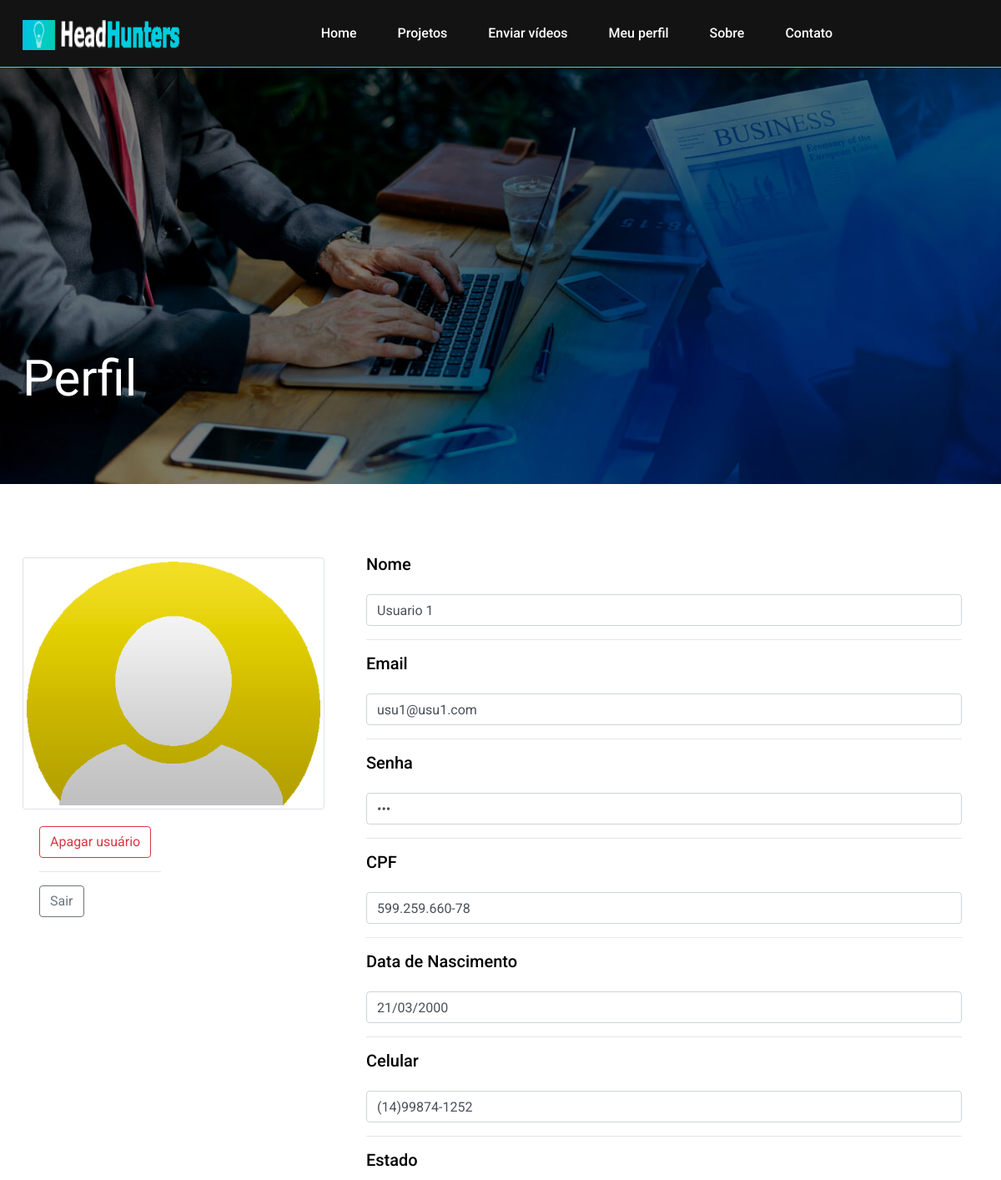
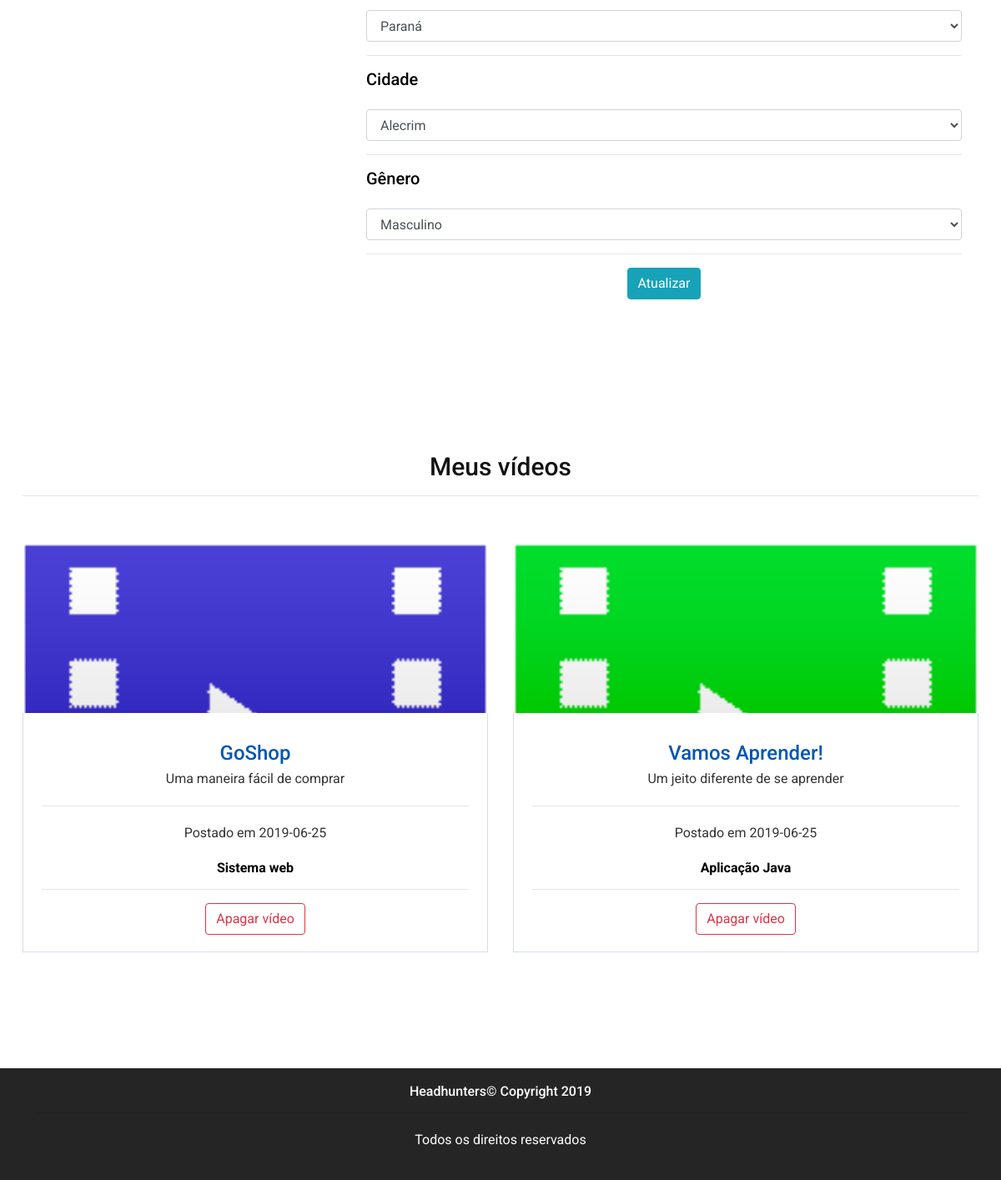
The page /headhuntersOficial/pags_usu/Perfil_usu.php (signed in) on the database its author committed (2 pictures, top to bottom).
### tables this page shows
CREATE TABLE `cliente` (
  `cli_id` int(11) NOT NULL,
  `cli_nome` varchar(255) NOT NULL,
  `cli_email` varchar(255) NOT NULL,
  `cli_senha` varchar(255) NOT NULL,
  `cli_cpf` char(15) NOT NULL,
  `cli_data_nasc` date NOT NULL,
  `cli_celular` char(14) NOT NULL,
  `cli_id_estado` varchar(255) NOT NULL,
  `cli_id_cidade` varchar(255) NOT NULL,
  `cli_id_genero` varchar(45) NOT NULL,
  `cli_img` varchar(255) NOT NULL
);

CREATE TABLE `estado` (
  `est_id` int(11) NOT NULL,
  `est_uf` varchar(45) NOT NULL,
  `est_sigla` char(2) NOT NULL
);

CREATE TABLE `genero` (
  `sexo_id` int(11) NOT NULL,
  `sexo_opcao` varchar(45) DEFAULT NULL
);

CREATE TABLE `categoria` (
  `cat_id` int(11) NOT NULL,
  `cat_nome` varchar(45) NOT NULL
);

CREATE TABLE `video` (
  `vid_id` int(11) NOT NULL,
  `vid_titulo` varchar(255) NOT NULL,
  `vid_subtit` varchar(45) NOT NULL,
  `vid_escola` varchar(255) NOT NULL,
  `vid_orientador` varchar(255) NOT NULL,
  `vid_cat_id` int(11) NOT NULL,
  `vid_equipe` longtext NOT NULL,
  `vid_descricao` longtext NOT NULL,
  `vid_cli_id` int(11) NOT NULL,
  `vid_dataenvio` date NOT NULL,
  `vid_linkyt` varchar(255) NOT NULL,
  `vid_imagem` longtext NOT NULL
);

### headhuntersOficial/pags_usu/Perfil_usu.php (the view, shortened to what this page needs)
<?php
include_once '../php/conexao2.php';
if (!isset($_SESSION['Login_usu_id'])) {
    echo "<script>window.location=\"../pags/Login_usu.php\";</script>";
} else {
    $sth2 = $pdo->prepare('select * from cliente where cli_id = :session');
    $sth2->bindValue(":session", $_SESSION['Login_usu_id']['cli_id']);
    $sth2->execute();
    $linha = $sth2->fetch(PDO::FETCH_ASSOC);
    extract($linha);
    $idEstado = $linha['cli_id_estado'];
    $idCidade = $linha['cli_id_cidade'];
    $idGenero = $linha['cli_id_genero'];
    $data = $linha['cli_data_nasc'];
    $id_usu = $linha['cli_id'];
    $resultado = $pdo->query("SELECT * FROM video WHERE vid_cli_id = " . $id_usu);
    $data = implode("/", array_reverse(explode("-", $data)));
    $sth3 = $pdo->prepare("select * from estado where est_id = '$idEstado'");
    $sth3->execute();
    $estado_usu = $sth3->fetch(PDO::FETCH_ASSOC);
    extract($estado_usu);
    $sth4 = $pdo->prepare("select * from cidade where cid_id = '$idCidade'");
    $sth4->execute();
    $cidade_usu = $sth4->fetch(PDO::FETCH_ASSOC);
    extract($cidade_usu);
    $sth5 = $pdo->prepare("select * from genero where sexo_id = '$idGenero'");
    $sth5->execute();
    $genero_usu = $sth5->fetch(PDO::FETCH_ASSOC);
    extract($genero_usu);
    ?>
    <!DOCTYPE html>
    <html lang="pt-br">
        <head>
            <link rel="stylesheet" href="../css/bootstrap.min.css" />
            <link rel="stylesheet" href="../css/font-awesome.min.css" />
            <link rel="stylesheet" href="../css/owl.carousel.css" />
            <link rel="stylesheet" href="../css/style.css" />
            <link rel="stylesheet" href="../css/animate.css" />
        </head>
        <body>
            <header class="header-section">
                <div class="container">
                    <a class="site-logo" href="index.php">
                        <img src="../img/logo.png" alt="" width="190" height="36">
                    </a>
                    <nav class="main-menu">
                        <ul>
                            <li><a href="index.php">Home</a></li>
                            <li><a href="projetos.php">Projetos</a></li>
                            <li><a href="upload.php">Enviar vídeos</a></li>
                            <li><a href="perfil_usu.php">Meu perfil</a></li>
                            <li><a href="sobre.php">Sobre</a></li>
                            <li><a href="contato.php">Contato</a></li>
                        </ul>
                    </nav>
                </div>
            </header>
            <section class="page-info-section set-bg" data-setbg="../img/slider-1.jpg">
                <div class="pi-content">
                    <div class="container">
                        <div class="row">
                            <div class="col-xl-5 col-lg-6 text-white">
                                <h2>Perfil</h2>
                            </div>
                        </div>
                    </div>
                </div>
            </section>
            <br>
            <section class="page-section recent-game-page spad">
                <div class="container">
                    <div class="row">
                        <div class="col-lg-4">
                            <br>
                            <img class="card-img-top img-fluid img-thumbnail" src="../img/users/<?= $linha['cli_img'] ?>" alt="Card image cap">
                            <br>
                            <div class="card-body">
                                <section class="row">
                                    <div class="col-6 text-left">
                                        <a href="?go=apagar" onClick= "return confirm('Você deseja apagar sua conta?')"><button type="button" class="btn btn-outline-danger">Apagar usuário</button></a>
                                        <hr>
                                        <a href="?go=sair" onClick= "return confirm('Você deseja sair?')"><button type="button" class="btn btn-outline-secondary">Sair</button></a>
                                    </div>
                                </section>
                            </div>
                        </div>
                        <div class="col-lg-8">
                            <div class="recent-game-item card-body">
                                <form action="../php/updateUsuario.php" method="post" name="Update_usu" >
                                    <div class="group">
                                        <h5 style="color: #000000">Nome</h5>
                                        <input id="nome" name="cli_nome" class="form-control" type="text" pattern="[a-zA-Z0-9\s]+$" size="40" value="<?= $linha['cli_nome'] ?>" required>
                                    </div>
                                    <hr>
                                    <div class="group">
                                        <h5 style="color: #000000">Email</h5>
                                        <input  id="email" name="cli_email" class="form-control" type="email" value="<?= $linha['cli_email'] ?>" pattern="[a-z0-9._%+-]+@[a-z0-9.-]+\.[a-z]{2,4}$"  maxlength="45"   required>
                                    </div>
                                    <hr>
                                    <div class="group">
                                        <h5 style="color: #000000">Senha</h5>
                                        <input  name="cli_senha" type="password" class="form-control" value="<?= $linha['cli_senha'] ?>" maxlength="45"   required>
                                    </div>
                                    <hr>
                                    <div class="group">
                                        <h5 style="color: #000000">CPF</h5>
                                        <input id="cpf" name="cli_cpf" type="text"  class="form-control" maxlength="14" value="<?= $linha['cli_cpf'] ?>"  pattern="\d{3}\.\d{3}\.\d{3}-\d{2}" required>
                                    </div>
                                    <hr>
                                    <div class="group">
                                        <h5 style="color: #000000">Data de Nascimento</h5>
                                        <input id="data_nasc" name="cli_data_nasc" class="form-control" type="text" maxlength="10" value="<?= $data ?>" pattern="[0-9]{2}\/[0-9]{2}\/[0-9]{4}$" required>
                                    </div>
                                    <hr>
                                    <div class="group">
                                        <h5 style="color: #000000">Celular</h5>
                                        <input id="celular" name="cli_celular" class="form-control" type="text" value="<?= $linha['cli_celular'] ?>"  maxlength="16" required>
                                    </div>
                                    <hr>
                                    <div class="group">
                                        <h5 style="color: #000000">Estado</h5>
                                        <select class="form-control"  id="estado" name="cli_id_estado"  >
                                            <option value="<?= $estado_usu['est_id'] ?>" ><?= $estado_usu['est_uf'] ?> </option>
                                        </select>
                                    </div>
                                    <hr>
                                    <h5 style="color: #000000">Cidade</h5>
                                    <div class="group">
                                        <select class="form-control" id="cidade" name="cli_id_cidade"  class="borda">
                                            <option value="<?= $cidade_usu['cid_id'] ?>"><?= $cidade_usu['cid_nome'] ?></option>
                                        </select>
                                    </div>
                                    <hr>
                                    <h5 style="color: #000000">Gênero</h5>
                                    <div class="group">
                                        <select class="form-control" name="cli_id_genero" >
                                            <option value="<?= $genero_usu['sexo_id'] ?>"><?= $genero_usu['sexo_opcao'] ?></option>
                                        </select>
                                    </div>
                                    <hr>
                                    <center>
                                        <input id="cadastrar_emp" name="Atualizar_usu" type="submit" value="Atualizar" class="btn btn-info"/>
                                    </center>
                                </form>
                            </div>
                        </div>
                    </div>
                </div>
                <br>
            </section>
            <div class="container">
                <h3 class="text-center">Meus vídeos</h3>
                <hr>
            </div>
            <section class="page-section recent-game-page spad">
                <div class="container">
                    <section class="row">
                        <?php
                        while ($rowVid = $resultado->fetch(PDO::FETCH_ASSOC)) {
                            $categoria = $pdo->query("SELECT * FROM categoria WHERE cat_id = " . $rowVid['vid_cat_id']);
                            while ($rowCat = $categoria->fetch(PDO::FETCH_ASSOC)) {
                                ?>
                                <div class="col-md-6">
                                    <div class="recent-game-item text-center">
                                        <div class="rgi-thumb set-bg" data-setbg="../img/thumb/<?= $rowVid['vid_imagem'] ?>">
                                        </div>
                                        <div class="rgi-content">
                                            <h4 style="color: #000"><a href="video.php?vid_id=<?= $rowVid['vid_id'] ?>" style="color: #0056b3;"><?= $rowVid['vid_titulo'] ?></a></h4>
                                            <p style="color: #333"><?= $rowVid['vid_subtit'] ?></p>
                                            <hr>
                                            <p style="color: #333">Postado em <?= $rowVid['vid_dataenvio'] ?></p>
                                            <h6 style="color: #000"><strong><?= $rowCat['cat_nome'] ?></strong></h6>
                                            <hr>
                                            <a href="../php/deleteVideo.php?video_id=<?= $rowVid['vid_id'] ?>" onClick= "return confirm('Você deseja excluir o vídeo?')"><button type="button" class="btn btn-outline-danger">Apagar vídeo</button></a>
                                        </div>
                                    </div>
                                </div>
                                <?php
                            }
                        }
                        ?>
                    </section>
                </div>
            </section>
            <footer class="footer-section">
                <section class="row">
                    <div class="container">
                        <div class="col-md-12">
                            <h6 class="text-white text-center">
                                <span>Headhunters© Copyright 2019</span>
                            </h6>
                            <hr>
                            <p class="text-white text-center">
                                Todos os direitos reservados
                            </p>
                        </div>
                    </div>
                </section>
            </footer>
        </body>
    </html>
    <?php
}
?>

### headhuntersOficial/css/style.css (style rules this page uses)
html, body { height: 100%; font-family: 'Roboto', sans-serif; -webkit-font-smoothing: antialiased; font-smoothing: antialiased; }
h1, h2, h3, h4, h5, h6 { margin: 0; font-weight: 500; color: #131313; }
h2 { font-size: 36px; }
h3 { font-size: 30px; }
h4 { font-size: 24px; }
h5 { font-size: 20px; color: #FFF; }
h6 { font-size: 16px; color: #FFFFFF; }
p { font-size: 16px; color: #0000FF; line-height: 2; }
img { max-width: 100%; }
ul, ol { padding: 0; margin: 0; }
.set-bg { background-repeat: no-repeat; background-size: cover; background-position: top center; }
.spad { padding-top: 40px; padding-bottom: 97px; }
.text-white h1, .text-white h2, .text-white h3, .text-white h4, .text-white h5, .text-white h6, .text-white p, .text-white span, .text-white li, .text-white a { color: #fff; }
.header-section { background: #131313; clear: both; overflow: hidden; padding: 18px 0; border-bottom-width: 1px; border-bottom-style: solid; border-bottom-color: #4ecbe3; }
.site-logo { display: inline-block; float: left; padding-top: 6px; }
.main-menu { float: right; margin-right: 170px; }
.main-menu ul { list-style: none; }
.main-menu ul li { display: inline; }
.main-menu ul li a { display: inline-block; font-size: 16px; color: #fff; margin-left: 35px; font-weight: 500; padding: 10px 5px; }
.recent-game-item .rgi-thumb { height: 204px; padding: 25px 28px; }
.recent-game-item .rgi-content { padding: 34px 22px 20px; background: #fff; border: 1px solid #d6dee7; border-top: none; position: relative; }
.footer-section { padding: 18px 0 16px; overflow: hidden; background: #252525; }
.page-info-section { height: 499px; position: relative; }
.page-info-section .pi-content { position: absolute; width: 100%; bottom: 65px; left: 0; z-index: 2; }
.page-info-section .pi-content h2 { font-size: 60px; margin-bottom: 25px; font-weight: 400; }
.recent-game-page .recent-game-item { margin-bottom: 42px; }
@media (min-width: 1200px) { .container { max-width: 1176px; } }

### rows shown on the page
cliente: cli_img (picture), cli_nome "Usuario 1", cli_email "usu1@usu1.com", cli_cpf "599.259.660-78", cli_data_nasc "21/03/2000", cli_celular "(14)99874-1252"
estado: cli_id_estado "Paraná"
genero: cli_id_genero "Masculino"
video: vid_titulo "GoShop", vid_subtit "Uma maneira fácil de comprar", vid_dataenvio "2019-06-25"
categoria: shows a picture, cat_nome "Sistema web"
video: vid_titulo "Vamos Aprender!", vid_subtit "Um jeito diferente de se aprender", vid_dataenvio "2019-06-25"
categoria: shows a picture, cat_nome "Aplicação Java"

### other values the page prints
form field cli_id_cidade "Alecrim"
